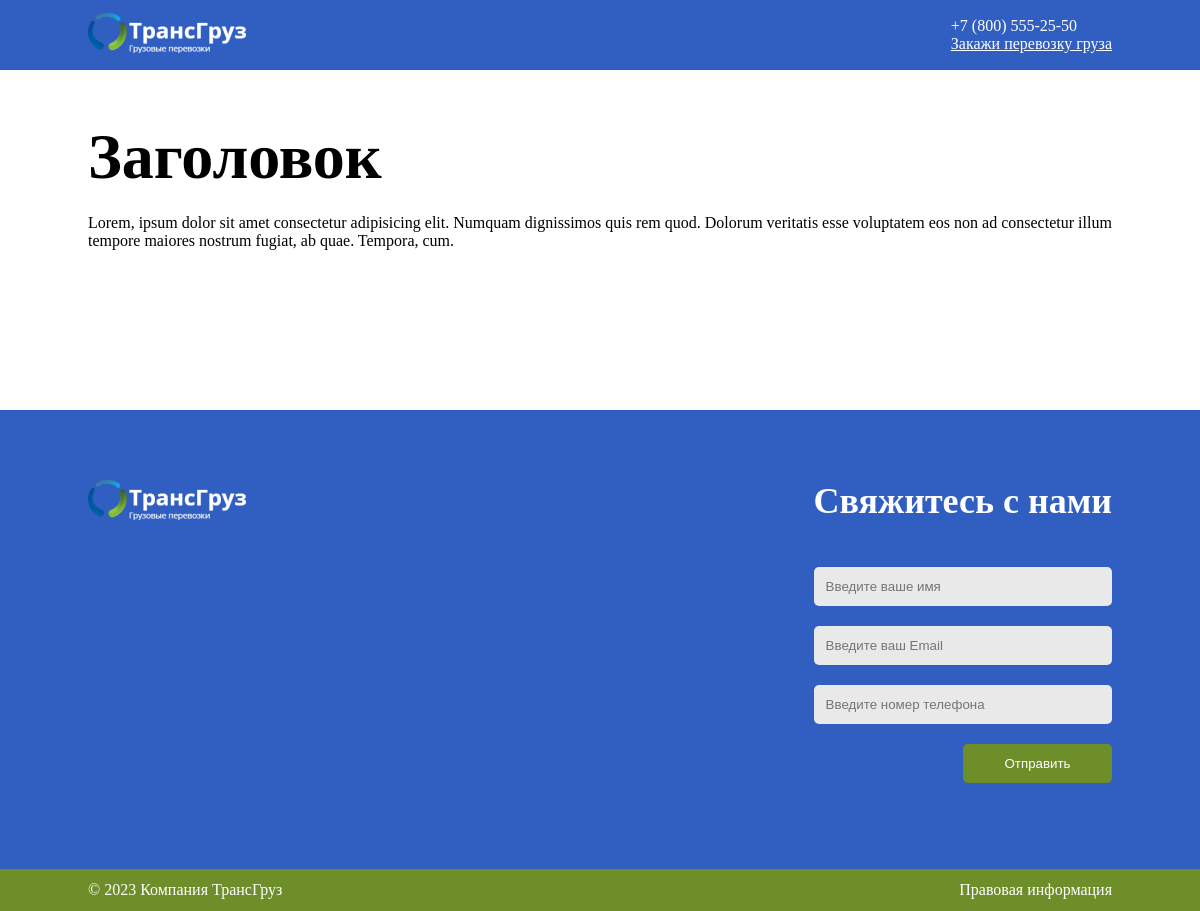
The page /services/ on the database as committed earlier.
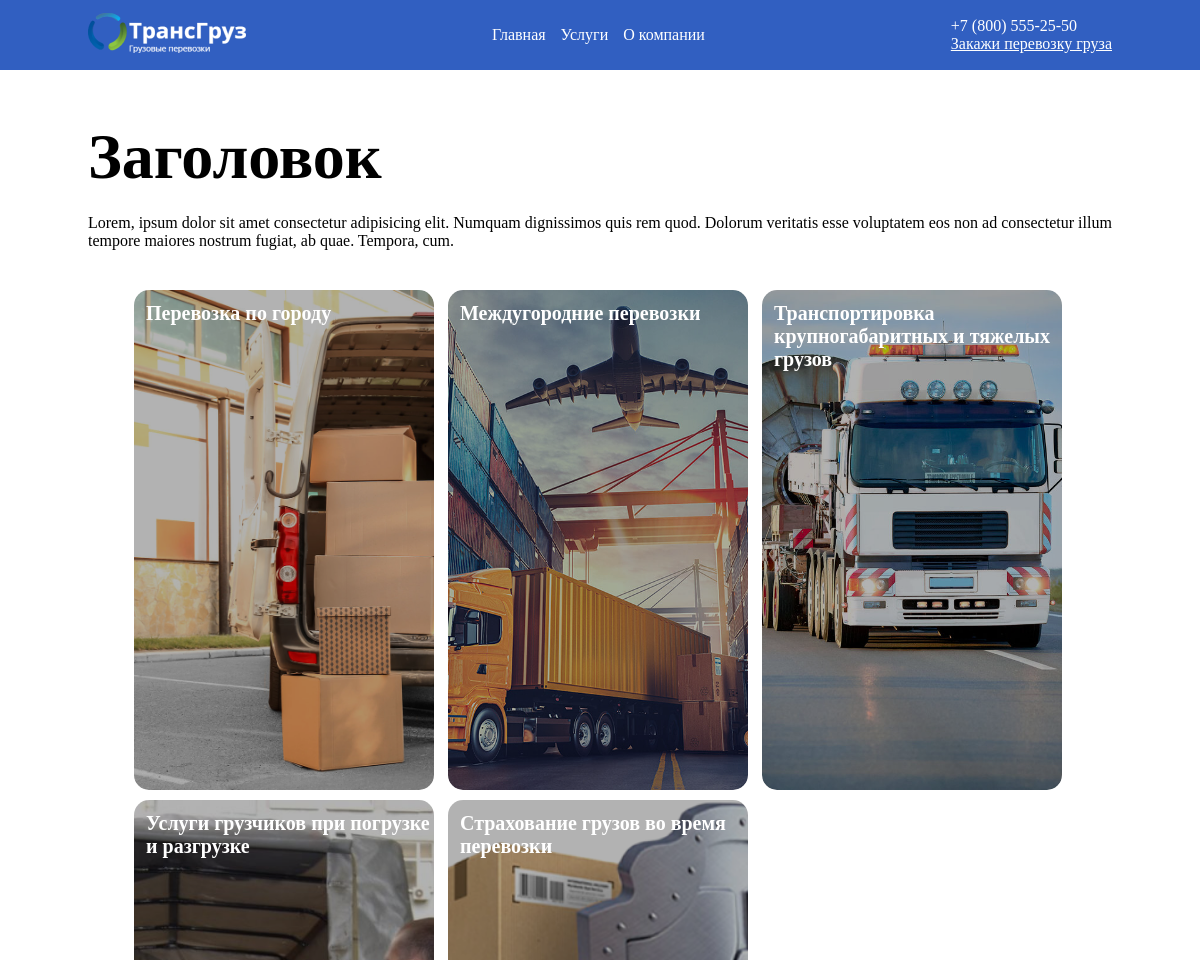
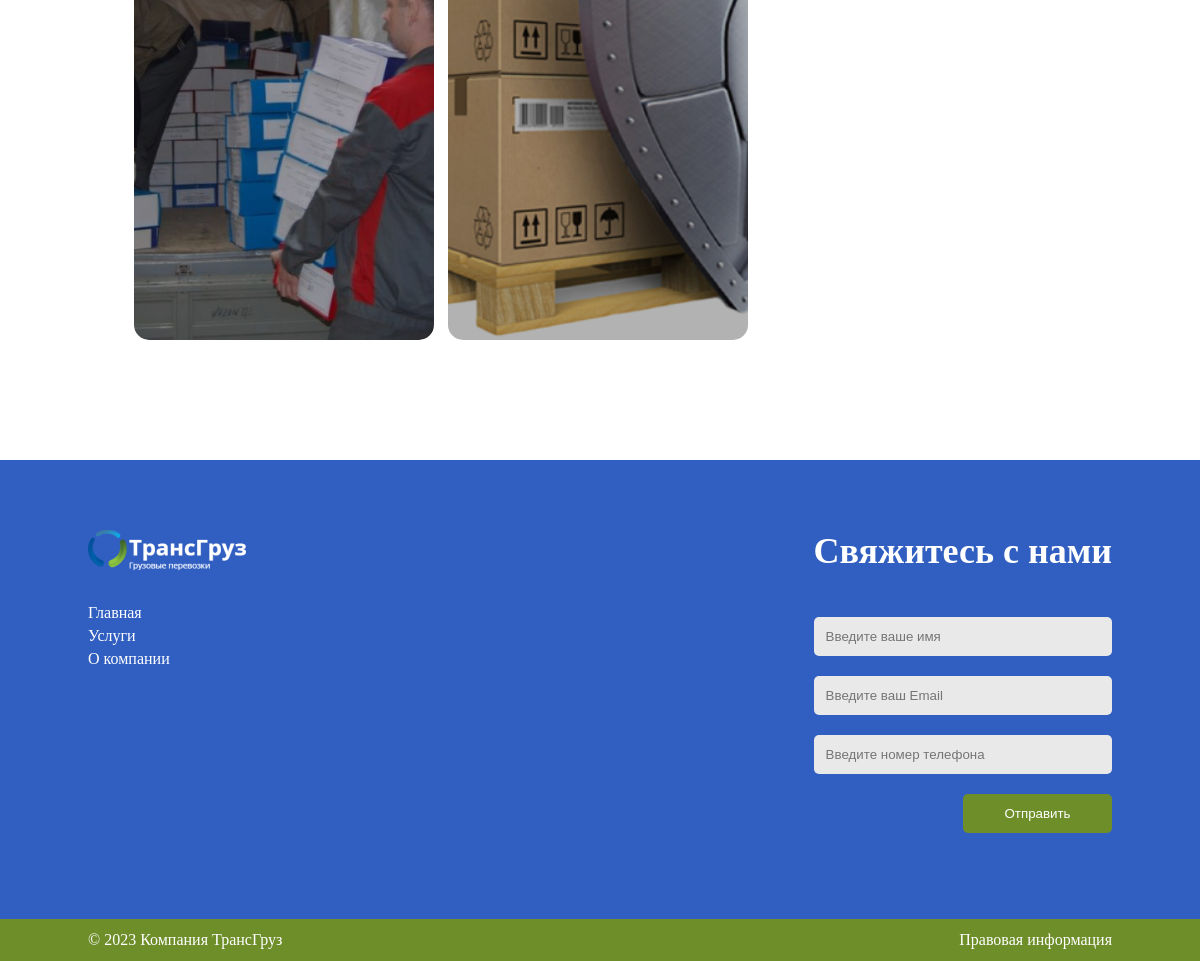
The same page on the database as committed later (2 pictures, top to bottom).
### transportation/models.py (models this page shows, shortened)
class Menu(models.Model):
    name = models.CharField(max_length=60, verbose_name='Название')
    link = models.CharField(max_length=255, verbose_name='Ссылка')
    class Meta:
        verbose_name = 'Меню'
        verbose_name_plural = 'Меню'

class Cards_orders(models.Model):
    title = models.CharField(max_length=255, verbose_name='Название')
    short_description = models.CharField(max_length=255, blank=True, verbose_name='Краткое описание')
    full_description = models.TextField(blank=True, verbose_name='Полное описание')
    image_card = models.ImageField(upload_to='transporations/images/', verbose_name='Изображение')
    slug = models.SlugField(max_length=255, db_index=True, unique=True)
    class Meta:
        verbose_name = 'Карточка закоза'
        verbose_name_plural = 'Карточки закозов'
    def get_absolute_url(self):
        return reverse('service', kwargs={'name': self.slug})

### transportation/views.py (the view)
# urls.py: path('services/', views.services, name='services'),
def services(request):
    card_items = Cards_orders.objects.all()
    data = {
        'title': 'Услуги',
        'card_items': card_items,
        'menu_items': menu_items,
    }
    return render(request, "transportations/services.html", context=data)

### transportation/templates/transportations/services.html (shortened to what this page needs)
{% extends 'base.html' %}
{% load static %}
{% block services-path %}
    <div class="main-page-wrapper">
        <div class="centring">
            {% include 'include/description-page.html' %}
            <div class="grid-list-card">
                {% for i in card_items %}
                    <div class="card">
                        <a href="{{ i.get_absolute_url }}" class="link-card">
                            <div class="media-card">
                                <h3 class="title-card">{{ i.title }}</h3>
                                <img src="{{ i.image_card.url }}" alt="" class="image-card">
                            </div>
                        </a>
                    </div>
                {% endfor %}
            </div>
        </div>
    </div>
{% endblock %}

### templates/base.html (shortened to what this page needs)
{% load static %}
<!DOCTYPE html>
<html lang="ru">
<head>
    <link rel="stylesheet" href="{% static 'transporations/style/index.css' %}">
    <link rel="stylesheet" href="{% static 'transporations/style/service.css' %}">
    <link rel="stylesheet" href="{% static 'transporations/style/company.css' %}">
    <link rel="stylesheet" href="{% static 'transporations/style/services.css' %}">
</head>
<body>
    <header class="header">
        <div class="top-header-wrapper">
            <div class="centring">
                <div class="top-header">
                    <div class="logo">
                        <a href="{% url 'home' %}"><img src="{% static 'transporations/images/logoza 1.png' %}"
                                                     alt="logo"></a>
                    </div>
                    <nav class="menu">
                        <ul class="list-menu">
                            {% for i in menu_items %}
                                <li class="list-item-menu">
                                    <a href="{% url i.link %}" class="link-menu">{{ i.name }}</a>
                                </li>
                            {% endfor %}
                        </ul>
                    </nav>
                    <div class="contact">
                        <div class="tel">+7 (800) 555-25-50</div>
                        <a class="btn-contact" href="#contact-form" id="scroll">Закажи перевозку груза</a>
                    </div>
                </div>
            </div>
        </div>
    </header>
    {% block services-path %}
    {% endblock %}
    <footer class="footer">
        <div class="footer-top-wrapper">
            <div class="centring">
                <div class="footer-top">
                    <div class="footer-left">
                        <div class="logo-footer">
                            <a href="{% url 'home' %}"><img src="{% static 'transporations/images/logoza 1.png' %}" alt="logo"></a>
                        </div>
                        <ul class="list-menu-footer">
                            {% for i in menu_items %}
                                <li class="item-list-menu">
                                    <a href="{% url i.link %}" class="link-menu">{{ i.name }}</a>
                                </li>
                            {% endfor %}
                        </ul>
                    </div>
                    <div class="footer-right">
                        <h3 class="title-block-form">Свяжитесь с нами</h3>
                        <div class="block-form" id="contact-form">
                            <form action="">
                                <input type="text" placeholder="Введите ваше имя">
                                <input type="email" placeholder="Введите ваш Email">
                                <input type="tel" placeholder="Введите номер телефона">
                                <button type="submit">Отправить</button>
                            </form>
                        </div>
                    </div>
                </div>
            </div>
        </div>
        <div class="footer-bottom-wrapper">
            <div class="centring">
                <div class="footer-bottom">
                    <div class="company">© 2023 Компания ТрансГруз</div>
                    <a href="{% url 'company' %}" class="info">Правовая информация</a>
                </div>
            </div>
        </div>
    </footer>
</body>
</html>

### transportation/templates/include/description-page.html
<div class="description-pages">
    <h1 class="title-pages">Заголовок</h1>
    <p class="text-pages">Lorem, ipsum dolor sit amet consectetur adipisicing elit. Numquam dignissimos quis rem quod. Dolorum veritatis esse voluptatem eos non ad consectetur illum tempore maiores nostrum fugiat, ab quae. Tempora, cum.</p>
</div>

### transportation/static/transporations/style/index.css (style rules this page uses)
* { margin: 0; padding: 0; box-sizing: border-box; }
:root { --blue: #315FC1; --green: #6E8E2A; --white: #fff; --black: #000; --light-gray: #D9D9D9; --gray: #E9E9E9; --fz-title-parth: 4rem; --fz-very-big: 3rem; --fz-big: 2.25rem; --fz-normal: 1rem; --fw-regular: 400; --fw-bold: 700; }
html { height: 100%; }
body { display: grid; grid-template-rows: auto 1fr auto; height: 100%; }
a { color: inherit; text-decoration: none; }
button { cursor: pointer; }
input, button, textarea { border: none; outline: none; background: none; }
ul { list-style: none; }
.centring { max-width: 1274px; width: 100%; height: 100%; margin: 0 auto; }
.top-header-wrapper { background-color: var(--blue); padding: 13px 0; position: fixed; top: 0; left: 0; width: 100%; z-index: 1000; }
.top-header { display: flex; justify-content: space-between; align-items: center; color: var(--white); }
.list-menu { display: grid; grid-auto-flow: column; grid-gap: 15px; }
.btn-contact { margin-top: 2px; color: var(--white); text-decoration: underline; }
.card { position: relative; }
.link-card img { border-radius: 15px; transition: 0.3s; }
.title-card, .text-block-card { position: absolute; z-index: 2; }
.title-card { color: var(--white); font-size: 1.25rem; font-weight: var(--fw-bold); left: 12px; top: 12px; width: 100%; }
.media-card { max-width: 300px; width: 100%; height: 500px; overflow: hidden; border-radius: 15px; position: relative; }
.media-card img { width: 100%; height: 100%; object-fit: cover; }
.media-card::after { content: ""; position: absolute; top: 0; left: 0; width: 100%; height: 100%; background: rgba(0, 0, 0, 0.3); z-index: 1; }
.footer { background: var(--blue); margin-top: 120px; color: var(--white); padding-top: 70px; }
.footer-top { display: flex; justify-content: space-between; }
.list-menu-footer { margin-top: 30px; }
.item-list-menu:not(:first-child) { margin-top: 5px; }
.footer-right { max-width: 363px; }
.title-block-form { text-align: right; font-size: var(--fz-big); font-weight: var(--fw-bold); }
.block-form form { display: flex; flex-direction: column; align-items: end; margin-top: 25px; }
.block-form input { padding: 12px; background: var(--gray); border-radius: 5px; width: 100%; }
.block-form input:not(:first-child) { margin-top: 20px; }
.block-form button { padding: 12px 32px; color: var(--white); background: var(--green); margin-top: 20px; width: 9.3125rem; border-radius: 5px; }
.footer-bottom-wrapper { margin-top: 86px; background: var(--green); }
.footer-bottom { display: flex; justify-content: space-between; padding: 12px 0; }
@media screen and (max-width: 1300px) { .centring { max-width: 1024px; } }

### transportation/static/transporations/style/services.css (style rules this page uses)
.main-page-wrapper { margin-top: 120px; }
.title-pages { font-size: 64px; font-weight: 700; }
.text-pages { margin-top: 20px; }
.grid-list-card { display: grid; grid-template-columns: repeat(4, 1fr); grid-row-gap: 10px; margin-top: 40px; justify-content: center; }
@media screen and (max-width: 1300px) { .grid-list-card { grid-template-columns: repeat(3, 304px); grid-gap: 10px; } }

Rows that differ between the two databases and show on the page:
added Menu: name "Главная"
added Menu: name "Услуги"
added Menu: name "О компании"
added Cards_orders: title "Перевозка по городу", image_card (picture)
added Cards_orders: title "Междугородние перевозки", image_card (picture)
added Cards_orders: title "Транспортировка крупногабаритных и тяжелых грузов", image_card (picture)
added Cards_orders: title "Услуги грузчиков при погрузке и разгрузке", image_card (picture)
added Cards_orders: title "Страхование грузов во время перевозки", image_card (picture)
